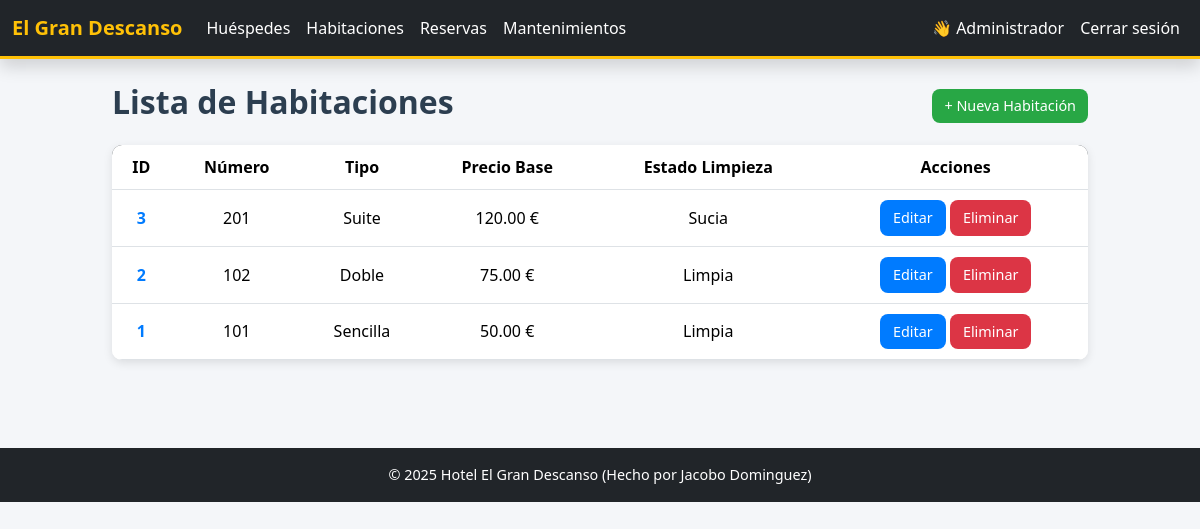
Page /habitaciones/listar_habitaciones.php (signed in) on the committed database.
### tables this page shows
CREATE TABLE habitaciones(
	id INT AUTO_INCREMENT PRIMARY KEY,
    numero VARCHAR(20) UNIQUE NOT NULL,
    tipo ENUM('Sencilla', 'Doble', 'Suite') NOT NULL,
    precio_base DECIMAL(10,2) NOT NULL, 
    estado_limpieza ENUM('Limpia', 'Sucia', 'En limpieza') DEFAULT 'Limpia'
);

### habitaciones/listar_habitaciones.php (the view, shortened to what this page needs)
<?php include '../header.php';
require '../conexion.php';
?>
<div class="d-flex justify-content-between align-items-center mb-3">
    <h2>Lista de Habitaciones</h2>
    <a href="/habitaciones/form_habitacion.php" class="btn btn-success">+ Nueva Habitación</a>
</div>
<table class="table table-hover">
    <thead>
        <tr>
            <th>ID</th>
            <th>Número</th>
            <th>Tipo</th>
            <th>Precio Base</th>
            <th>Estado Limpieza</th>
            <th>Acciones</th>
        </tr>
    </thead>
    <tbody>
        <?php
        $stmt = $pdo->query("SELECT * FROM habitaciones ORDER BY id DESC");
        foreach ($stmt as $fila) {
            echo "<tr>
                <td>{$fila['id']}</td>
                <td>{$fila['numero']}</td>
                <td>{$fila['tipo']}</td>
                <td>{$fila['precio_base']} €</td>
                <td>{$fila['estado_limpieza']}</td>
                <td>
                  <a href='/habitaciones/editar_habitacion.php?id={$fila['id']}' class='btn btn-edit btn-sm'>Editar</a>
                  <a href='/habitaciones/eliminar_habitacion.php?id={$fila['id']}' class='btn btn-delete btn-sm' onclick='return confirm(\"¿Eliminar habitación?\")'>Eliminar</a>
                </td>
              </tr>";
        }
        ?>
    </tbody>
</table>
<?php include '../footer.php'; ?>

### header.php (shortened to what this page needs)
<!DOCTYPE html>
<html lang="es">
<head>
  <link rel="stylesheet" href="https://cdn.jsdelivr.net/npm/bootstrap@5.3.3/dist/css/bootstrap.min.css">
  <link rel="stylesheet" href="/css/style.css">
</head>
<body>
  <nav class="navbar navbar-expand-lg navbar-dark bg-dark shadow">
    <div class="container-fluid">
      <a class="navbar-brand" href="/index.php">El Gran Descanso</a>
      <div class="collapse navbar-collapse">
        <ul class="navbar-nav me-auto">
          <?php if (isset($_SESSION['usuario_id'])): ?>
            <?php if ($_SESSION['usuario_rol'] === 'admin'): ?>
              <li class="nav-item"><a class="nav-link" href="/huespedes/listar_huespedes.php">Huéspedes</a></li>
              <li class="nav-item"><a class="nav-link" href="/habitaciones/listar_habitaciones.php">Habitaciones</a></li>
              <li class="nav-item"><a class="nav-link" href="/reservas/listar_reservas.php">Reservas</a></li>
              <li class="nav-item"><a class="nav-link" href="/mantenimientos/listar_mantenimientos.php">Mantenimientos</a></li>
            <?php else: ?>
              <li class="nav-item"><a class="nav-link" href="/reservas/insertar_reserva.php">Crear Reserva</a></li>
            <?php endif; ?>
          <?php endif; ?>
        </ul>
        <ul class="navbar-nav ms-auto">
          <?php if (isset($_SESSION['usuario_nombre'])): ?>
            <li class="nav-item">
              <span class="nav-link text-white">👋 <?php echo htmlspecialchars($_SESSION['usuario_nombre']); ?></span>
            </li>
            <li class="nav-item">
              <a class="nav-link" href="/auth/logout.php">Cerrar sesión</a>
            </li>
          <?php else: ?>
            <li class="nav-item">
              <a class="nav-link" href="/auth/login.php">Iniciar sesión</a>
            </li>
          <?php endif; ?>
        </ul>
      </div>
    </div>
  </nav>
  <div class="container py-4">

### footer.php
</div>
<footer class="text-center mt-5 py-3 bg-dark text-white">
    © <?php echo date('Y'); ?> Hotel El Gran Descanso (Hecho por Jacobo Dominguez)
</footer>
</body>
</html>

### css/style.css (style rules this page uses)
body { background-color: #f4f6f9; font-family: 'Segoe UI', Arial, sans-serif; margin: 0; padding: 0; color: #333; }
h1, h2, h3 { color: #2c3e50; font-weight: 600; }
.container { max-width: 1000px; margin: auto; }
a { text-decoration: none; }
.navbar { border-bottom: 3px solid #ffc107; }
.navbar-brand { font-weight: bold; color: #ffc107 !important; }
.navbar-nav .nav-link { color: #fff !important; transition: 0.3s; }
.table { background-color: white; border-radius: 10px; overflow: hidden; box-shadow: 0 3px 10px rgba(0, 0, 0, 0.1); width: 100%; border-collapse: separate; border-spacing: 0; }
.table thead { background-color: #343a40; color: white; text-align: center; }
.table th, .table td { vertical-align: middle; text-align: center; padding: 10px; }
.table td:first-child { font-weight: 600; color: #007bff; }
.btn { border-radius: 8px !important; font-size: 0.9rem; padding: 6px 12px; transition: 0.3s; }
.btn-success { background-color: #28a745 !important; border: none; }
.btn-edit { background-color: #007bff !important; color: white !important; }
.btn-delete { background-color: #dc3545 !important; color: white !important; }
footer { margin-top: 50px; padding: 15px; font-size: 0.9rem; }

### rows in the picture
habitaciones: id "3", numero "201", tipo "Suite", precio_base "120.00", estado_limpieza "Sucia"
habitaciones: id "2", numero "102", tipo "Doble", precio_base "75.00", estado_limpieza "Limpia"
habitaciones: id "1", numero "101", tipo "Sencilla", precio_base "50.00", estado_limpieza "Limpia"

### other values in the picture
$_SESSION['usuario_nombre'] "Administrador"
